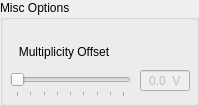
    <widget class="QGroupBox" name="groupBox_3">
     <property name="title">
      <string>Misc Options</string>
     </property>
     <widget class="QLabel" name="label_psd_auto_veto_dac_2">
      <property name="geometry">
       <rect>
        <x>10</x>
        <y>40</y>
        <width>108</width>
        <height>24</height>
       </rect>
      </property>
      <property name="toolTip">
       <string/>
      </property>
      <property name="text">
       <string>Multiplicity Offset</string>
      </property>
      <property name="alignment">
       <set>Qt::AlignmentFlag::AlignCenter</set>
      </property>
     </widget>
     <widget class="QSlider" name="horizontalSlider_multiplicity_offset_dac">
      <property name="enabled">
       <bool>false</bool>
      </property>
      <property name="geometry">
       <rect>
        <x>10</x>
        <y>70</y>
        <width>121</width>
        <height>27</height>
       </rect>
      </property>
      <property name="toolTip">
       <string>&lt;html&gt;&lt;head/&gt;&lt;body&gt;&lt;p&gt;Voltage Slider for Multiplicity Offset&lt;/p&gt;&lt;p&gt;&lt;br/&gt;&lt;/p&gt;&lt;/body&gt;&lt;/html&gt;</string>
      </property>
      <property name="maximum">
       <number>1023</number>
      </property>
      <property name="singleStep">
       <number>10</number>
      </property>
      <property name="pageStep">
       <number>128</number>
      </property>
      <property name="orientation">
       <enum>Qt::Orientation::Horizontal</enum>
      </property>
      <property name="invertedControls">
       <bool>false</bool>
      </property>
      <property name="tickPosition">
       <enum>QSlider::TickPosition::TicksBelow</enum>
      </property>
      <property name="tickInterval">
       <number>128</number>
      </property>
     </widget>
     <widget class="QLineEdit" name="text_multiplicity_offset_dac">
      <property name="enabled">
       <bool>false</bool>
      </property>
      <property name="geometry">
       <rect>
        <x>140</x>
        <y>70</y>
        <width>50</width>
        <height>21</height>
       </rect>
      </property>
      <property name="sizePolicy">
       <sizepolicy hsizetype="MinimumExpanding" vsizetype="Fixed">
        <horstretch>0</horstretch>
        <verstretch>0</verstretch>
       </sizepolicy>
      </property>
      <property name="minimumSize">
       <size>
        <width>21</width>
        <height>0</height>
       </size>
      </property>
      <property name="maximumSize">
       <size>
        <width>50</width>
        <height>16777215</height>
       </size>
      </property>
      <property name="baseSize">
       <size>
        <width>30</width>
        <height>0</height>
       </size>
      </property>
      <property name="inputMask">
       <string>0.00 V</string>
      </property>
      <property name="text">
       <string>0.0 V</string>
      </property>
      <property name="maxLength">
       <number>6</number>
      </property>
      <property name="cursorPosition">
       <number>6</number>
      </property>
      <property name="alignment">
       <set>Qt::AlignmentFlag::AlignCenter</set>
      </property>
      <property name="clearButtonEnabled">
       <bool>false</bool>
      </property>
     </widget>
    </widget>
